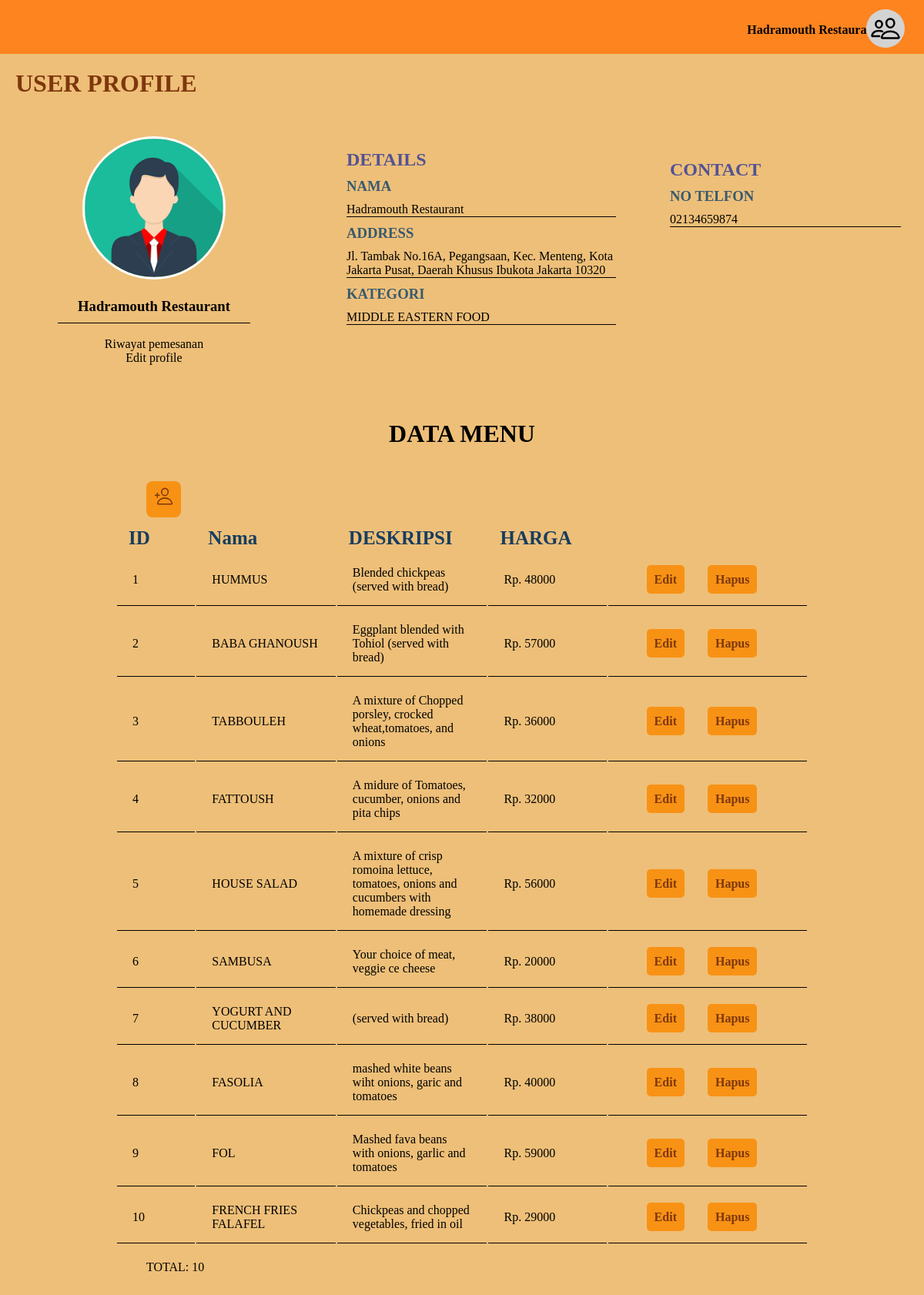
/resto/hadramouth.php, run on the app's committed database.
### tables this page shows
CREATE TABLE `presto` (
  `ID` int(50) NOT NULL,
  `NAMA` varchar(255) NOT NULL,
  `ALAMAT` varchar(255) NOT NULL,
  `NOTELFON` varchar(50) NOT NULL,
  `KATEGORI` varchar(50) NOT NULL
);

CREATE TABLE `hadramout` (
  `ID` int(50) NOT NULL,
  `NAMA` varchar(255) NOT NULL,
  `DESKRIPSI` varchar(255) NOT NULL,
  `HARGA` int(50) NOT NULL
);

### admin/config.php (called while the page is built, shortened)
<?php
	$server = "localhost";
	$user = "root";
	$password = "";
	$nama_database = "bifood";
	$db = mysqli_connect($server, $user, $password, $nama_database);
		$test11 = mysqli_query($db, "SELECT * FROM presto WHERE ID = 11");
?>

### resto/hadramouth.php (the view, shortened to what this page needs)
<!DOCTYPE html>
<html lang="en">
<head>
    <link rel="stylesheet" type="text/css" href="../css/home.css">
    <link rel="stylesheet" type="text/css" href="../css/uprofile.css">
    <link rel="stylesheet" type="text/css" href="../css/menuprof.css">
</head>
<body>
    <header>
        <div class="prof">
            <ul>
                <li>
                    <h4 class="uy">
                    <?php
                    include("../admin/config.php");
                    while($presto = mysqli_fetch_array($test11)){
                        echo "$presto[1]";
                    }
                    ?>
                    </h4>
                    <p><ion-icon name="people-outline"></ion-icon></p>
                </li>
            </ul>
        </div>
    </header>
    <div class="container">
        <h1>USER PROFILE</h1>
        <div class="abc">
            <img src="../img/profile.png">
            <h3>
                <?php
                    include("../admin/config.php");
                    while($presto = mysqli_fetch_array($test11)){
                        echo "$presto[1]";
                    }
                ?>
            </h3><br>
            <a href="hadramout/listpemesanan.php">Riwayat pemesanan</a><br>
            <a href="../admin/listuser.php">Edit profile</a>
        </div>
        <div class="efg">
            <h2>DETAILS</h2>
            <h3>NAMA</h3>
            <p>
                <?php
                    include("../admin/config.php");
                    while($presto = mysqli_fetch_array($test11)){
                        echo "$presto[1]";
                    }
                ?>
            </p>
            <h3>ADDRESS</h3>
            <p>
                <?php
                    include("../admin/config.php");
                    while($presto = mysqli_fetch_array($test11)){
                        echo "$presto[2]";
                    }
                ?>
            </p>
            <h3>KATEGORI</h3>
            <p>
                <?php
                    include("../admin/config.php");
                    while($presto = mysqli_fetch_array($test11)){
                        echo "$presto[4]";
                    }
                ?>
            </p>
        </div>
        <div class="hij">
            <h2>CONTACT</h2>
            <h3>NO TELFON</h3>
            <p>
                <?php
                    include("../admin/config.php");
                    while($presto = mysqli_fetch_array($test11)){
                        echo "$presto[3]";
                    }
                ?>
            </p>
        </div>
    </div>
    <div class="menu">
    <h1>DATA MENU</h1>
    <nav>
		<a href="hadramout/form_tambah.php"><ion-icon name="person-add-outline"></ion-icon></a>
	</nav>
    <table>
		<thead>
			<tr>
				<th>ID</th>
				<th>Nama</th>
				<th>DESKRIPSI</th>
				<th>HARGA</th>
			</tr>
		</thead>
		<tbody>
			<?php
				$sql = "SELECT * FROM hadramout";
				$query = mysqli_query($db, $sql);
				while($hadramout = mysqli_fetch_array($query)){
					echo "<tr>";
					echo "<td>".$hadramout['ID']."</td>";
					echo "<td>".$hadramout['NAMA']."</td>";
					echo "<td>".$hadramout['DESKRIPSI']."</td>";
					echo "<td> Rp. ".$hadramout['HARGA']."</td>";
                    echo "<td>";
					echo "<a href='hadramout/form_edit.php?ID=".$hadramout['ID']."'>Edit</a>";
                    echo "<a href='hadramout/hapus.php?ID=".$hadramout['ID']."' onClick=\"return confirm('yakin?');\">Hapus</a>";
					echo "</tr>";
				}
			?>
		</tbody>
	</table>
	<p class="total">TOTAL: <?php echo mysqli_num_rows($query) ?></p>
    </div>
</body>
</html>

### css/home.css (style rules this page uses)
* { margin: 0; padding: 0; }
html { scroll-behavior: smooth; }
body { background-color: #EEBF78; }
header { width: 100%; height: 50px; background-color: #FD841F; text-align: center; padding-top: 10px; padding-bottom: 10px; }
.prof ul li { display: inline-block; cursor: pointer; }
.prof p ion-icon { font-size: 40px; margin-left: 100px; margin-top: -60px; padding: 5px; border-radius: 50%; -webkit-border-radius: 50%; -moz-border-radius: 50%; -ms-border-radius: 50%; -o-border-radius: 50%; background-color: lightgrey; }
.prof { margin-left: 1000px; margin-top: -25px; }
.uy { margin-left: -90px; }

### css/uprofile.css (style rules this page uses)
* { margin: 0; padding: 0; }
.prof { margin-top: 20px; }
.container h1 { font-family: 'Goudy Old Style'; color: #7E370C; padding: 20px 20px; }
.abc { width: 300px; text-align: center; margin-left: 50px; margin-top: 30px; }
.abc img { width: 180px; border-radius: 50%; -webkit-border-radius: 50%; -moz-border-radius: 50%; -ms-border-radius: 50%; -o-border-radius: 50%; border: 3px solid white; margin-bottom: 20px; }
.abc h3 { border-bottom: 1px solid #000; width: 250px; margin-left: 25px; padding-bottom: 10px; }
.abc a { text-decoration: none; margin-top: 20px; color: black; }
.efg { margin-left: 450px; margin-top: -280px; width: 350px; }
.efg h2 { font-family: tahoma; color: rgb(83, 83, 148); }
.efg h3 { font-family: tahoma; color: rgb(55, 90, 111); margin-bottom: 10px; margin-top: 10px; }
.efg p { border-bottom: 1px solid #000; }
.hij { width: 300px; margin-left: 870px; margin-top: -215px; }
.hij h2 { font-family: tahoma; color: rgb(83, 83, 148); }
.hij h3 { font-family: tahoma; color: rgb(55, 90, 111); margin-bottom: 10px; margin-top: 10px; }
.hij p { border-bottom: 1px solid #000; }

### css/menuprof.css (style rules this page uses)
.menu { margin-top: 250px; }
.menu h1 { text-align: center; }
nav { margin-top: 50px; margin-left: 190px; }
.total { margin-top: 20px; margin-left: 190px; padding-bottom: 50px; }
nav a { text-decoration: none; font-size: 25px; padding: 10px 10px; background-color: rgb(248, 146, 21); color: #7E370C; border-radius: 8px; -webkit-border-radius: 8px; -moz-border-radius: 8px; -ms-border-radius: 8px; -o-border-radius: 8px; }
table { margin-top: 20px; width: 900px; margin-left: auto; margin-right: auto; }
thead th { font-weight: bold; font-size: 25px; text-align: left; padding-left: 15px; color: rgb(23, 61, 95); }
tbody td { border-bottom: 1px solid #000; padding: 20px 20px; padding-bottom: 15px; width: 9000px; }
tbody td a { margin-left: 30px; }
tbody a { text-decoration: none; margin-left: 15px; padding: 10px; margin-bottom: 5px; border-radius: 5px; -webkit-border-radius: 5px; -moz-border-radius: 5px; -ms-border-radius: 5px; -o-border-radius: 5px; background-color: rgb(248, 146, 21); color: #7E370C; cursor: pointer; font-weight: bold; }

### data on the page
presto: NAMA "Hadramouth Restaurant", ALAMAT "Jl. Tambak No.16A, Pegangsaan, Kec. Menteng, Kota Jakarta Pusat, Daerah Khusus Ibukota Jakarta 10320", KATEGORI "MIDDLE EASTERN FOOD", NOTELFON "02134659874"
hadramout: ID "1", NAMA "HUMMUS", DESKRIPSI "Blended chickpeas (served with bread)", HARGA "48000"
hadramout: ID "2", NAMA "BABA GHANOUSH", DESKRIPSI "Eggplant blended with Tohiol (served with bread)", HARGA "57000"
hadramout: ID "3", NAMA "TABBOULEH", DESKRIPSI "A mixture of Chopped porsley, crocked wheat,tomatoes, and onions", HARGA "36000"
hadramout: ID "4", NAMA "FATTOUSH", DESKRIPSI "A midure of Tomatoes, cucumber, onions and pita chips", HARGA "32000"
hadramout: ID "5", NAMA "HOUSE SALAD", DESKRIPSI "A mixture of crisp romoina lettuce, tomatoes, onions and cucumbers with homemade dressing", HARGA "56000"
hadramout: ID "6", NAMA "SAMBUSA", DESKRIPSI "Your choice of meat, veggie ce cheese", HARGA "20000"
hadramout: ID "7", NAMA "YOGURT AND CUCUMBER", DESKRIPSI "(served with bread)", HARGA "38000"
hadramout: ID "8", NAMA "FASOLIA", DESKRIPSI "mashed white beans wiht onions, garic and tomatoes", HARGA "40000"
hadramout: ID "9", NAMA "FOL", DESKRIPSI "Mashed fava beans with onions, garlic and tomatoes", HARGA "59000"
hadramout: ID "10", NAMA "FRENCH FRIES FALAFEL", DESKRIPSI "Chickpeas and chopped vegetables, fried in oil", HARGA "29000"

### other printed values
mysqli_num_rows($query) "10"
